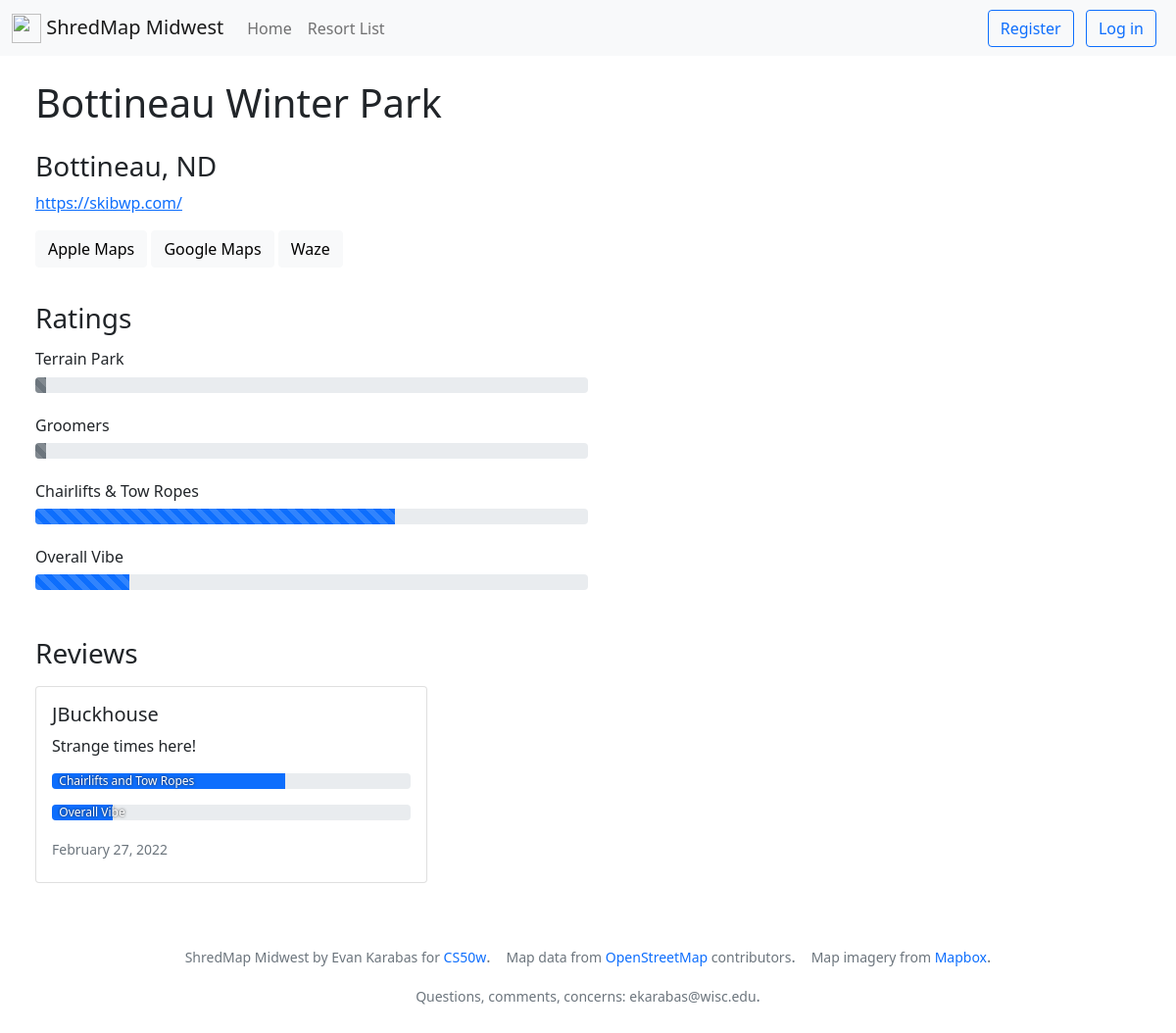
Page /3 on the committed database.
### shredmap_midwest/models.py (models this page shows, shortened)
class Resort(models.Model):
    STATES = (
        ('ND', 'North Dakota'),
        ('SD', 'South Dakota'),
        ('MN', 'Minnesota'),
        ('WI', 'Wisconsin'),
        ('MI', 'Michigan'),
        ('IA', 'Iowa'),
        ('MO', 'Missouri'),
        ('IL', 'Illinois'),
        ('IN', 'Indiana'),
        ('OH', 'Ohio'),
    )
    name = models.CharField(max_length=100)
    state = models.CharField(max_length=2, choices=STATES)
    city = models.CharField(max_length=100)
    visitors = models.ManyToManyField(User, related_name="visited_resort")
    website = models.URLField()
    x = models.FloatField()
    y = models.FloatField()
    avg_park = models.FloatField(default=None, null=True, blank=True)
    avg_groomer = models.FloatField(default=None, null=True, blank=True)
    avg_lift = models.FloatField(default=None, null=True, blank=True)
    avg_vibe = models.FloatField(default=None, null=True, blank=True)

class Review(models.Model):
    author = models.ForeignKey(
        User, on_delete=models.CASCADE, related_name="review")
    resort = models.ForeignKey(
        Resort, on_delete=models.CASCADE, related_name="resort_review")
    message = models.TextField(default=None, null=True, blank=True)
    park_review = models.IntegerField(default=None, null=True, blank=True)
    groomer_review = models.IntegerField(default=None, null=True, blank=True)
    lift_review = models.IntegerField(default=None, null=True, blank=True)
    vibe_review = models.IntegerField(default=None, null=True, blank=True)
    timestamp = models.DateTimeField(auto_now_add=True)
    edited = models.BooleanField(default=False)

class User(AbstractUser):
    pass

### shredmap_midwest/views.py (the view, shortened to what this page needs)
# urls.py: path("<int:resort_id>", views.resort_view, name="resort_view"),
def resort_view(request, resort_id):
    error = ""
    success = ""
    visited = False
    this_review = ""
    deleted = False
    try:
        resort = Resort.objects.get(pk=resort_id)
    except Resort.DoesNotExist:
        return JsonResponse({"error": "Resort not found."}, status=404)
    try:
        reviews = Review.objects.filter(resort=resort).order_by("-timestamp")
    except Review.DoesNotExist:
        return JsonResponse({"error": "Review not found."}, status=404)
    return render(request, "shredmap_midwest/resort.html", {
        "resort": resort,
        "reviews": reviews,
        "visited": visited,
        "this_review": this_review,
        "avg_park": reviews.aggregate(Avg('park_review')),
        "avg_groomer": reviews.aggregate(Avg('groomer_review')),
        "avg_lift": reviews.aggregate(Avg('lift_review')),
        "avg_vibe": reviews.aggregate(Avg('vibe_review')),
    })

### shredmap_midwest/templates/shredmap_midwest/resort.html (shortened to what this page needs)
{% extends "shredmap_midwest/layout.html" %}
{% block body %}
<div class="padding-please">
    <div>
        <h1 style="float: left">{{resort.name}}</h1>
    </div>
    <br>
    <br>
    <br>
    <h3 class="fw-light">{{resort.city}}, {{resort.state}}</h3>
    <p class="fw-light"><a href="{{resort.website}}" target="_blank" rel="noopener noreferrer">{{resort.website}}</a>
    </p>
    <button type="button" class="btn btn-light directions-button"
        onClick="window.open('http://maps.apple.com/?ll={{resort.x}},{{resort.y}}', '_blank')">Apple Maps</button>
    <button type="button" class="btn btn-light directions-button"
        onClick="window.open('https://www.google.com/maps/@?api=1&map_action=map&center={{resort.x}}%2C{{resort.y}}', '_blank')">Google
        Maps</button>
    <button type="button" class="btn btn-light directions-button"
        onClick="window.open('https://waze.com/ul?ll={{resort.x}},{{resort.y}}', '_blank')">Waze</button>
    <br>
    <br>
    {% if reviews %}
    <h3 class="slight-margin-bottom">Ratings</h3>
    <div class="half-width">
        <h6 class="fw-light">Terrain Park</h6>
        <div class="progress">
            <div class="progress-bar progress-bar-striped progress-bar-animated {% if not avg_park.park_review__avg %} bg-secondary {% endif %}" role="progressbar" aria-valuenow="75"
                aria-valuemin="0" aria-valuemax="100" style="width: {{avg_park.park_review__avg}}%"></div>
        </div>
        <br>
        <h6 class="fw-light">Groomers</h6>
        <div class="progress">
            <div class="progress-bar progress-bar-striped progress-bar-animated {% if not avg_groomer.groomer_review__avg %} bg-secondary {% endif %}" role="progressbar" aria-valuenow="75"
                aria-valuemin="0" aria-valuemax="100" style="width: {{avg_groomer.groomer_review__avg}}%"></div>
        </div>
        <br>
        <h6 class="fw-light">Chairlifts & Tow Ropes</h6>
        <div class="progress">
            <div class="progress-bar progress-bar-striped progress-bar-animated {% if not avg_lift.lift_review__avg %} bg-secondary {% endif %}" role="progressbar" aria-valuenow="75"
                aria-valuemin="0" aria-valuemax="100" style="width: {{avg_lift.lift_review__avg}}%"></div>
        </div>
        <br>
        <h6 class="fw-light">Overall Vibe</h6>
        <div class="progress">
            <div class="progress-bar progress-bar-striped progress-bar-animated {% if not avg_vibe.vibe_review__avg %} bg-secondary {% endif %}" role="progressbar" aria-valuenow="75"
                aria-valuemin="0" aria-valuemax="100" style="width: {{avg_vibe.vibe_review__avg}}%">
            </div>
        </div>
    </div>
    <br>
    <br>
    {% endif %}
    <h3 class="slight-margin-bottom">Reviews</h3>
    {% if not reviews %}
    <p class="fw-light fs-5">This resort has no reviews yet.</p>
    {% else %}
    <div class="d-flex flex-wrap">
        {% for review in reviews %}
        <div class="card">
            <div class="card-body">
                <h5 class="card-title">{{review.author.username}}</h5>
                {% if review.message %}
                <p class="card-text">{{review.message}}</p>
                {% endif %}
                {% if review.lift_review %}
                <div class="progress slight-margin-bottom">
                    <div class="progress-bar" role="progressbar" style="width: {{review.lift_review}}%"
                        aria-valuemin="0" aria-valuemax="100">
                        <span class="progress-bar-text">Chairlifts and Tow Ropes</span>
                    </div>
                </div>
                {% endif %}
                {% if review.vibe_review %}
                <div class="progress">
                    <div class="progress-bar" role="progressbar" style="width: {{review.vibe_review}}%"
                        aria-valuemin="0" aria-valuemax="100">
                        <span class="progress-bar-text">Overall Vibe</span>
                    </div>
                </div>
                {% endif %}
                <br>
                {% if review.edited %}
                <h6 class="card-subtitle mb-2 text-muted fw-light"><small>Updated
                        {{review.timestamp | date:"F d, Y"}}</small>
                </h6>
                {% else %}
                <h6 class="card-subtitle mb-2 text-muted fw-light"><small>
                        {{review.timestamp | date:"F d, Y"}}</small>
                </h6>
                {% endif %}
            </div>
        </div>
        {% endfor %}
    </div>
    {% endif %}
</div>
{% endblock %}

### shredmap_midwest/static/shredmap_midwest/styles.css (style rules this page uses)
.padding-please { padding-top: 2%; padding-bottom: 2%; padding-left: 3%; padding-right: 3%; }
.half-width { width: 50%; }
.card { width: 25rem; margin-right: 2%; margin-bottom: 2%; }
.slight-margin-bottom { margin-bottom: 1rem; }
.progress-bar { text-align: left; padding-left: 2%; }
.progress-bar .progress-bar-text { position: absolute; text-shadow: 0px 0px 3px rgb(36, 36, 36); }
.directions-button { margin-bottom: 1%; }

### rows in the picture
Resort: name "Bottineau Winter Park", city "Bottineau", state "ND", website "https://skibwp.com/"
Review: author.username "JBuckhouse", message "Strange times here!", {{ review.lift_review }} 65 (drawn), {{ review.vibe_review }} 17 (drawn), timestamp "February 27, 2022"
